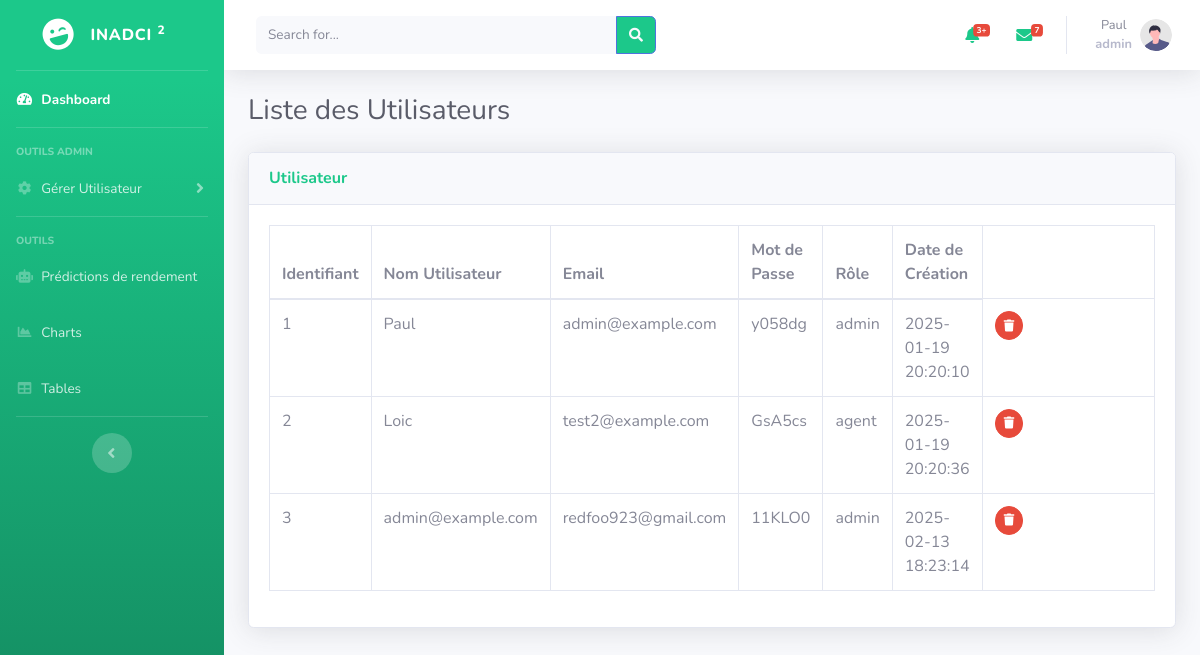
/admin/show_users (signed in), run on the app's committed database.
### models/user_model.py (models this page shows)
class User(db.Model):
    __tablename__ = "users"
    id = Column(Integer, primary_key=True, autoincrement=True)  # Clé primaire auto-incrémentée
    username = Column(String(100), unique=True, nullable=False)
    email = Column(String(120), unique=True, nullable=False)
    password = Column(String(200), nullable=False)
    role = Column(String(50), nullable=False)
    date_created = Column(DateTime, default=func.current_timestamp(), nullable=True)

### controllers/admin_routes.py (the view)
@admin_bp.route('/show_users', methods=['GET'])
def show_users():
    users = User.query.all()
    current_user = User.query.filter_by(email=session['email']).first()
    return render_template('Admin/show_users.html', current_user=current_user ,users=users)

### templates/admin/show_users.html (shortened to what this page needs)
{% extends "layout.html" %}
{% block content %}
<div id="content-wrapper" class="d-flex flex-column">
    <div id="content">
               <nav class="navbar navbar-expand navbar-light bg-white topbar mb-4 static-top shadow">
                <form class="d-none d-sm-inline-block form-inline mr-auto ml-md-3 my-2 my-md-0 mw-100 navbar-search">
                    <div class="input-group">
                        <input type="text" class="form-control bg-light border-0 small" placeholder="Search for..."
                            aria-label="Search" aria-describedby="basic-addon2">
                        <div class="input-group-append ">
                            <button class="btn btn-primary bg-success" type="button">
                                <i class="fas fa-search fa-sm text-gray-100"></i>
                            </button>
                        </div>
                    </div>
                </form>
                <ul class="navbar-nav ml-auto">
                    <li class="nav-item dropdown no-arrow mx-1">
                        <a class="nav-link dropdown-toggle" href="#" id="alertsDropdown" role="button"
                            data-toggle="dropdown" aria-haspopup="true" aria-expanded="false">
                            <i class="fas fa-bell fa-fw text-success"></i>
                            <span class="badge badge-danger badge-counter">3+</span>
                        </a>
                    </li>
                    <li class="nav-item dropdown no-arrow mx-1">
                        <a class="nav-link dropdown-toggle" href="#" id="messagesDropdown" role="button"
                            data-toggle="dropdown" aria-haspopup="true" aria-expanded="false">
                            <i class="fas fa-envelope fa-fw text-success"></i>
                            <span class="badge badge-danger badge-counter">7</span>
                        </a>
                    </li>
                    <li class="nav-item dropdown no-arrow">
                        <a class="nav-link dropdown-toggle d-flex align-items-center" href="#" id="userDropdown"
                            role="button" data-toggle="dropdown" aria-haspopup="true" aria-expanded="false">
                            <div class="text-center">
                                <span class="d-block text-gray-600 small">{{ current_user.username }}</span>
                                <span class="d-block text-gray-500 small"><strong>{{ current_user.role }}</strong></span>
                            </div>
                            <img class="img-profile rounded-circle ml-2"
                                src="{{ url_for('static', filename='assets/img/undraw_profile.svg') }}">
                        </a>
                    </li>
                </ul>
            </nav>
        <div class="container-fluid">
            <div class="d-sm-flex align-items-center justify-content-between mb-4">
                <h1 class="h3 mb-0 text-gray-800">Liste des Utilisateurs</h1>
            </div>
            <div class="card shadow mb-4">
                <div class="card-header py-3">
                    <h6 class="m-0 font-weight-bold text-primary">Utilisateur </h6>
                </div>
                <div class="card-body">
                    <div class="table-responsive">
                        <div id="dataTable_wrapper" class="dataTables_wrapper dt-bootstrap4">
                            <div class="row">
                                <div class="col-sm-12">
                                    <table class="table table-bordered dataTable" id="dataTable" width="100%"
                                        cellspacing="0" role="grid" aria-describedby="dataTable_info"
                                        style="width: 100%;">
                                        <thead>
                                            <tr role="row">
                                                <th class="sorting sorting_asc" tabindex="0" aria-controls="dataTable"
                                                    rowspan="1" colspan="1" aria-sort="ascending"
                                                    aria-label="Name: activate to sort column descending"
                                                    style="width: 57.2px;">Identifiant</th>
                                                <th class="sorting" tabindex="0" aria-controls="dataTable" rowspan="1"
                                                    colspan="1" aria-label="Email: activate to sort column ascending"
                                                    style="width: 61.2px;">Nom Utilisateur</th>
                                                <th class="sorting" tabindex="0" aria-controls="dataTable" rowspan="1"
                                                    colspan="1" aria-label="Role: activate to sort column ascending"
                                                    style="width: 49.2px;">Email</th>
                                                <th class="sorting" tabindex="0" aria-controls="dataTable" rowspan="1"
                                                    colspan="1" aria-label="Age: activate to sort column ascending"
                                                    style="width: 49.2px;">Mot de Passe</th>
                                                <th class="sorting" tabindex="0" aria-controls="dataTable" rowspan="1"
                                                    colspan="1" aria-label="Start Date: activate to sort column ascending"
                                                    style="width: 49.2px;">Rôle</th>
                                                <th class="sorting" tabindex="0" aria-controls="dataTable" rowspan="1"
                                                    colspan="1" aria-label="Salary: activate to sort column ascending"
                                                    style="width: 49.2px;">Date de Création</th>
                                            </tr>
                                        </thead>
                                        <tbody>
                                            {% for user in users %}
                                            <tr class="{% if loop.index0 % 2 == 0 %}even{% else %}odd{% endif %}">
                                                <td class="sorting_1">{{ user.id }}</td>
                                                <td>{{ user.username  }}</td>
                                                <td>{{ user.email }}</td>
                                                <td>{{ user.password[20:26] }}</td>
                                                <td>{{ user.role }}</td>
                                                <td>{{ user.date_created }}</td>
                                                <td>
                                                    <form action="{{ url_for('admin.delete_user', user_id=user.id) }}" method="post" style="display: inline;">
                                                        <button type="submit" class="btn btn-danger btn-circle btn-sm" onclick="return confirm('Are you sure you want to delete this user?');">
                                                            <i class="fas fa-trash"></i>
                                                        </button>
                                                    </form>
                                                </td>
                                            </tr>
                                            {% endfor %}
                                        </tbody>
                                    </table>
                                </div>
                            </div>
                        </div>
                    </div>
                </div>
            </div>
            {% endblock %}

### data on the page
User: username "Paul", role "admin", id "1", email "admin@example.com", password "y058dg", date_created "2025-01-19 20:20:10"
User: id "2", username "Loic", email "test2@example.com", password "GsA5cs", role "agent", date_created "2025-01-19 20:20:36"
User: id "3", username "admin@example.com", email "redfoo923@gmail.com", password "11KLO0", role "admin", date_created "2025-02-13 18:23:14"
